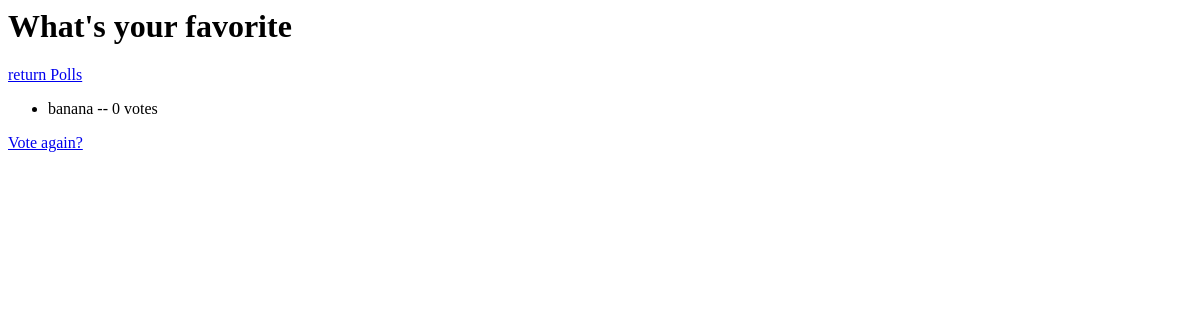
/polls/3/results/, run on an earlier commit of the app's database.
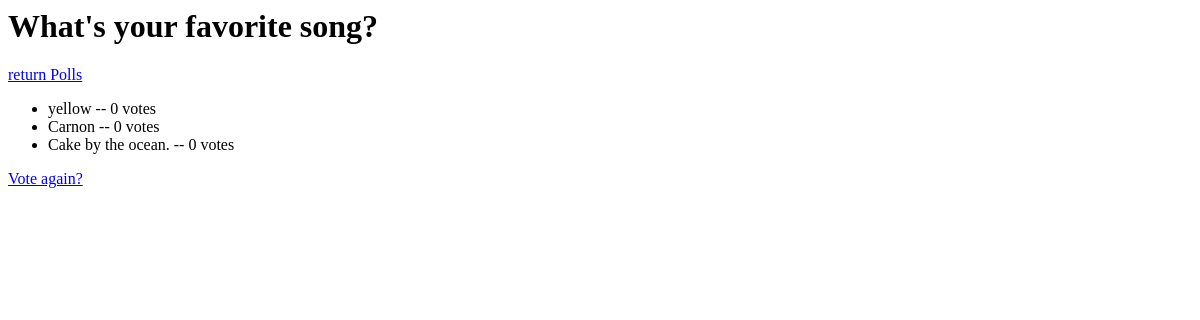
And on a later commit of the database.
### polls/models.py (models this page shows, shortened)
class Question(models.Model):
    question_text = models.CharField(max_length=200)
    pub_date = models.DateTimeField('date published')

class Choice(models.Model):
    question = models.ForeignKey(Question,on_delete=models.CASCADE)
    choice_text = models.CharField(max_length=200)
    votes = models.IntegerField(default=0)

### polls/views.py (the view)
# urls.py: path('<int:pk>/results/', views.ResultsView.as_view(), name='results'),
class ResultsView(generic.DetailView):
    model = Question
    template_name = 'polls/results.html'

### polls/templates/polls/results.html
<h1>{{ question.question_text }}</h1>
<a href="{% url 'polls:index' %}">return Polls</a>
<ul>
{% for choice in question.choice_set.all %}
    <li>{{ choice.choice_text }} -- {{ choice.votes }} vote{{ choice.votes|pluralize }}</li>
{% endfor %}
</ul>
<a href="{% url 'polls:detail' question.id %}">Vote again?</a>

What changed in the data, as far as the page shows it:
removed Choice: choice_text "banana", votes "0"
changed Question: question_text "What's your favorite" → "What's your favorite song?"
added Choice: choice_text "yellow", votes "0"
added Choice: choice_text "Carnon", votes "0"
added Choice: choice_text "Cake by the ocean.", votes "0"
